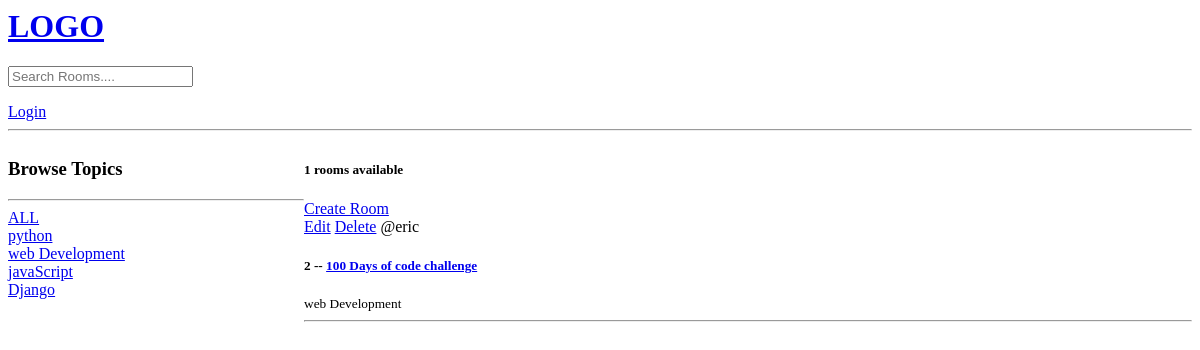
Before: /?q=python with the older database file.
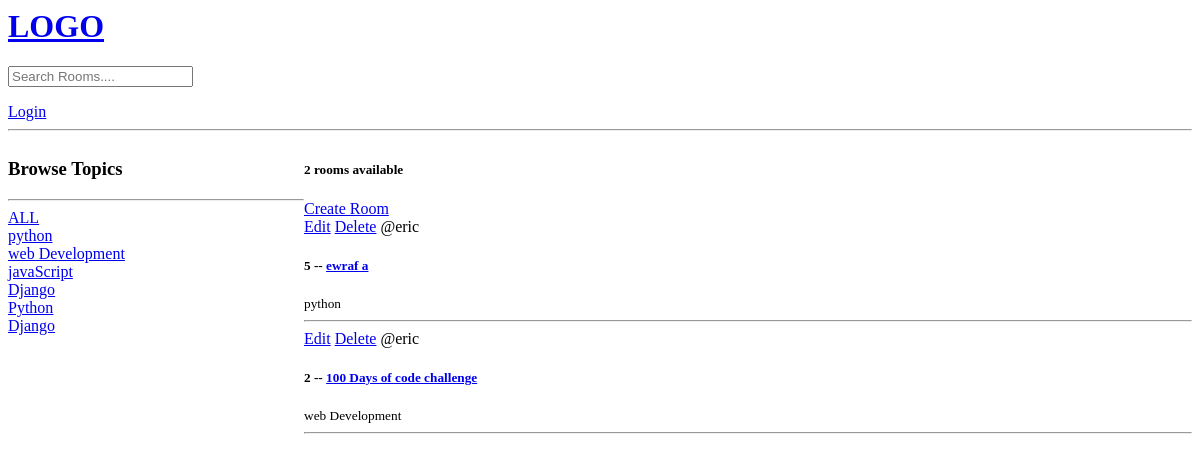
After: the same page with the newer database file.
### base/models.py (models this page shows, shortened)
class Topic(models.Model):
    name = models.CharField(max_length=200)

class Room(models.Model):
    host = models.ForeignKey(User, on_delete=models.SET_NULL, null=True)
    topic = models.ForeignKey(Topic, on_delete=models.SET_NULL, null=True)
    name = models.CharField(max_length=200)
    description = models.TextField(null=True, blank=True)
    updated = models.DateTimeField(auto_now=True)
    created = models.DateTimeField(auto_now_add=True)
    class Meta:
        ordering = ['-updated', '-created']

### base/views.py (the view)
# urls.py: path('', views.home, name='home'),
def home(request):
    q = request.GET.get('q') if request.GET.get('q') != None else ''
    rooms = Room.objects.filter(
        Q(topic__name__icontains=q) |
        Q(name__icontains=q) |
        Q(description__icontains=q)
        )
    topics = Topic.objects.all()
    room_count = rooms.count()
    context = {'rooms': rooms, 'topics': topics, 'room_count':room_count}
    return render(request, 'base/home.html', context)

### base/templates/base/home.html (shortened to what this page needs)
{% extends 'main.html'%}
{%block content%}
<div class="home-container">
    <div>
        <h3>Browse Topics</h3>
        <hr>
        <div>
            <a href="{% url 'home' %}">ALL</a>
        </div>
        {% for topic in topics %}
            <div>
                <a href="{% url 'home' %}?q={{ topic.name }}">{{topic.name}}</a>
            </div>
        {%endfor%}
    </div>
    <div>
        <h5>{{room_count}} rooms available</h5>
        <a href="{% url 'create-room' %}">Create Room</a>
        <div>
            {% for room in rooms %}
                <div>
                    <a href="{% url 'update-room' room.id %}">Edit</a>
                    <a href="{% url 'delete-room' room.id %}">Delete</a>
                    <span>@{{room.host.username}}</span>
                    <h5>{{room.id}} -- <a href='{% url "room" room.id %}'> {{room.name}} </a> </h5>
                    <small>{{room.topic.name}}</small>
                    <hr>
                </div>
            {%endfor%}
        </div>
    </div>
</div>
{%endblock content%}

Changed rows visible on the page:
added Topic: name "Python"
added Topic: name "Django"
added Room: host.username "eric", id "5", name "ewraf a", topic.name "python"
Other visible differences:
{{ room_count }}: "1" → "2"
